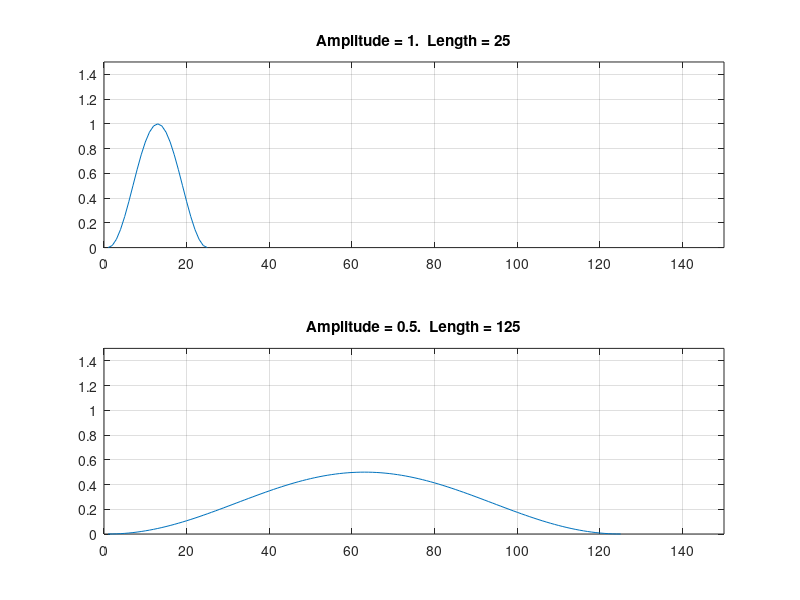

This figure's MATLAB source:
sinbump = @(L,A) A*(0.5+0.5*(sin(linspace(-pi/2,pi*3/2,25*L))));
B1 = sinbump(1, 1);
B2 = sinbump(5, 0.5);
figure(1)
subplot(2,1,1)
plot(B1)
grid
title('Amplitude = 1.  Length = 25')
axis([0  150    0  1.5])
subplot(2,1,2)
plot(B2)
grid
title('Amplitude = 0.5.  Length = 125')
axis([0  150    0  1.5])